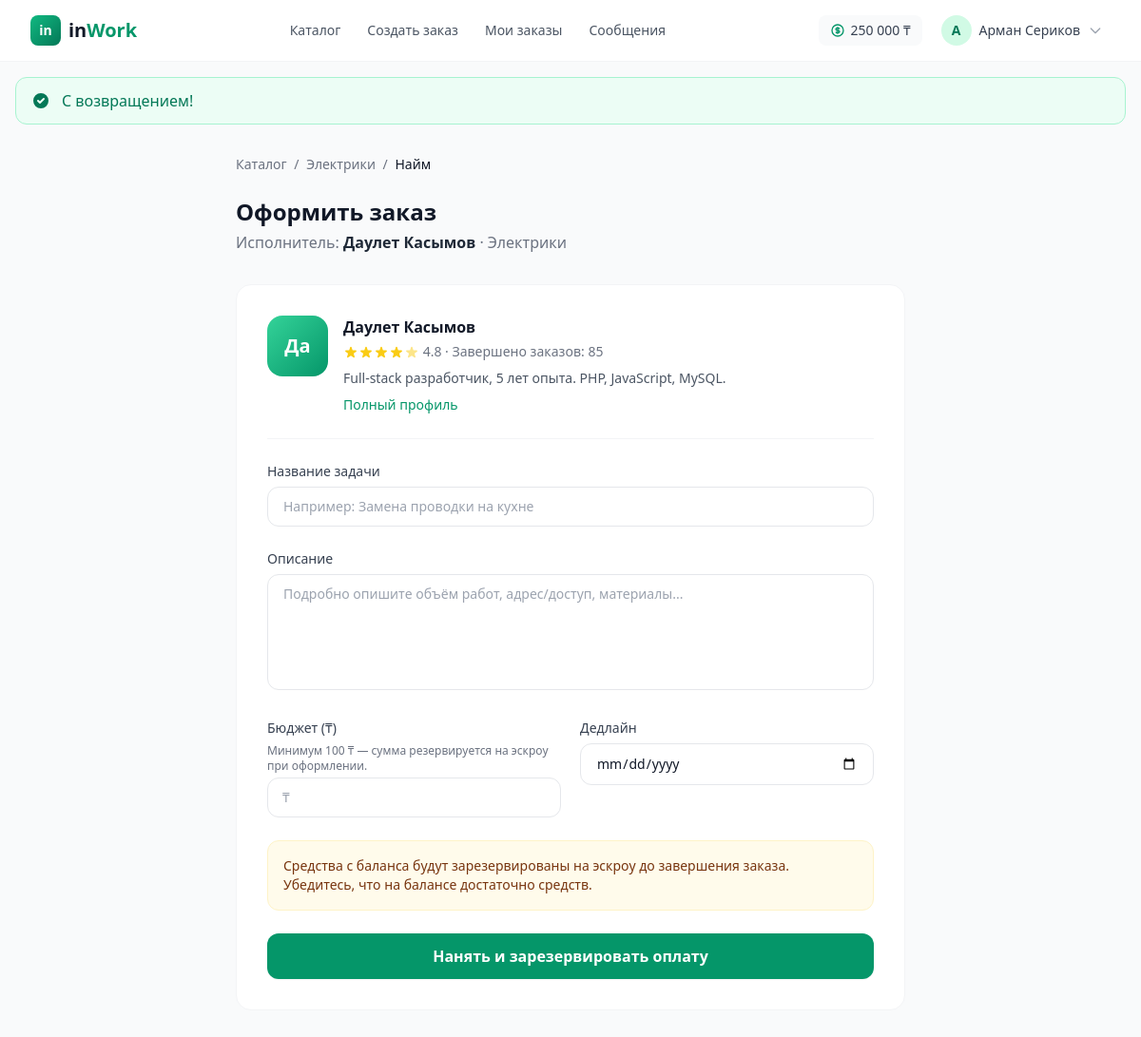
Screenshot of /in-work/public/catalog/electrician/hire/3 (signed in) with the database file from the repository.
### tables this page shows
CREATE TABLE users (
    id INT UNSIGNED AUTO_INCREMENT PRIMARY KEY,
    name VARCHAR(100) NOT NULL,
    email VARCHAR(191) NOT NULL UNIQUE,
    password VARCHAR(255) NOT NULL,
    role ENUM('client', 'freelancer', 'admin') NOT NULL DEFAULT 'freelancer',
    avatar VARCHAR(255) DEFAULT NULL,
    bio TEXT DEFAULT NULL,
    balance DECIMAL(12,2) NOT NULL DEFAULT 0.00,
    rating DECIMAL(3,2) NOT NULL DEFAULT 0.00,
    completed_orders INT UNSIGNED NOT NULL DEFAULT 0,
    created_at TIMESTAMP NOT NULL DEFAULT CURRENT_TIMESTAMP,
    updated_at TIMESTAMP NOT NULL DEFAULT CURRENT_TIMESTAMP ON UPDATE CURRENT_TIMESTAMP,
    INDEX idx_users_role (role),
    INDEX idx_users_rating (rating),
    INDEX idx_users_completed (completed_orders)
);

### app/controllers/CatalogController.php (called while the page is built, shortened)
<?php
class CatalogController extends Controller
{
    public function hire(string $category, string $freelancer): void
    {
        $fid = (int) $freelancer;
        $userModel = new User();
        $fl = $userModel->getProfile($fid);
        unset($fl['password']);
        $app = require ROOT_PATH . '/config/app.php';
        $label = $app['categories'][$category] ?? $category;
        $this->view('catalog.hire', [
            'title'            => 'Нанять: ' . $fl['name'],
            'category'         => $category,
            'category_label'   => $label,
            'freelancer'       => $fl,
            'freelancer_id'    => $fid,
        ]);
    }
}

### public/index.php (called while the page is built, shortened)
<?php
try {
    $appConfig = require ROOT_PATH . '/config/app.php';
    require ROOT_PATH . '/app/helpers/functions.php';
    $router = new Core\Router();
    $method = $_SERVER['REQUEST_METHOD'];
    $requestUri = $_SERVER['REQUEST_URI'] ?? '/';
    $path = parse_url($requestUri, PHP_URL_PATH);
    $path = '/' . trim($path, "/ \t\n\r");
    $basePath = $appConfig['base_path'] ?? '/in-work/public';
    $basePath = rtrim($basePath, '/');
    if ($basePath !== '' && (strpos($path, $basePath) === 0)) {
        $suffix = substr($path, strlen($basePath));
        $path = ($suffix === '' || $suffix === '/') ? '/' : ($suffix ?: '/');
    }
    if ($path !== '/') {
        $path = rtrim($path, '/') ?: '/';
    }
    $router->resolve($method, $path);
} catch (Throwable $e) {
    http_response_code(500);
    echo '<h1>Ошибка приложения</h1>';
    echo '<p><strong>' . htmlspecialchars($e->getMessage()) . '</strong></p>';
    echo '<p>Файл: ' . htmlspecialchars($e->getFile()) . ':' . $e->getLine() . '</p>';
    echo '<pre>' . htmlspecialchars($e->getTraceAsString()) . '</pre>';
}

### app/helpers/functions.php (called while the page is built, shortened)
<?php
function e(string $value): string
{
    return htmlspecialchars($value, ENT_QUOTES, 'UTF-8');
}
function url(string $path = ''): string
{
    return APP_URL . '/' . ltrim($path, '/');
}
function app_categories(): array
{
    $app = require ROOT_PATH . '/config/app.php';
    return $app['categories'] ?? [];
}
function category_mode(string $categorySlug): string
{
    $app = require ROOT_PATH . '/config/app.php';
    $modes = $app['category_modes'] ?? [];
    return ($modes[$categorySlug] ?? '') === 'catalog' ? 'catalog' : 'market';
}

### core/Database.php (called while the page is built, shortened)
<?php
class Database
{
    private PDO $pdo;
    private function __construct()
    {
        $config = require __DIR__ . '/../config/database.php';
        $dsn = sprintf(
            'mysql:host=%s;port=%s;dbname=%s;charset=%s',
            $config['host'],
            $config['port'],
            $config['database'],
            $config['charset']
        );
        try {
            $this->pdo = new PDO($dsn, $config['username'], $config['password'], [
                PDO::ATTR_ERRMODE            => PDO::ERRMODE_EXCEPTION,
                PDO::ATTR_DEFAULT_FETCH_MODE => PDO::FETCH_ASSOC,
                PDO::ATTR_EMULATE_PREPARES   => false,
            ]);
        } catch (PDOException $e) {
            throw new PDOException('Database connection failed: ' . $e->getMessage());
        }
    }
    public function query(string $sql, array $params = []): \PDOStatement
    {
        $stmt = $this->pdo->prepare($sql);
        $stmt->execute($params);
        return $stmt;
    }
    public function fetch(string $sql, array $params = []): ?array
    {
        $stmt = $this->query($sql, $params);
        $result = $stmt->fetch();
        return $result ?: null;
    }
}

### config/database.php (called while the page is built, shortened)
<?php
$config = [
    'host'     => 'localhost',
    'port'     => '3306',
    'database' => 'inwork',
    'username' => 'root',
    'password' => 'root',
    'charset'  => 'utf8mb4',
];
return $config;

### core/Model.php (called while the page is built, shortened)
<?php
abstract class Model
{
    protected Database $db;
    protected string $table;
    protected string $primaryKey = 'id';
    public function __construct()
    {
        $this->db = Database::getInstance();
    }
    public function find(int $id): ?array
    {
        return $this->db->fetch(
            "SELECT * FROM {$this->table} WHERE {$this->primaryKey} = ?",
            [$id]
        );
    }
}

### app/models/User.php (called while the page is built, shortened)
<?php
class User extends Model
{
    public function getProfile(int $userId): ?array
    {
        $user = $this->find($userId);
        $user['rank'] = get_rank((int) $user['completed_orders']);
        if (($user['role'] ?? '') === 'freelancer') {
            $user['specializations'] = (new FreelancerCategory())->getSlugsForUser($userId);
        } else {
            $user['specializations'] = [];
        }
        return $user;
    }
}

### views/catalog/hire.php (the view, shortened to what this page needs)
<?php
$oldInput = $_SESSION['old_input'] ?? [];
$minDate = date('Y-m-d', strtotime('+1 day'));
?>
<div class="max-w-3xl mx-auto px-4 sm:px-6 lg:px-8 py-8">
    <nav class="text-sm text-gray-500 mb-6">
        <a href="<?= url('catalog') ?>" class="hover:text-brand-600">Каталог</a>
        <span class="mx-1">/</span>
        <a href="<?= url('catalog/' . $category) ?>" class="hover:text-brand-600"><?= e($category_label) ?></a>
        <span class="mx-1">/</span>
        <span class="text-gray-900">Найм</span>
    </nav>
    <div class="mb-8">
        <h1 class="text-2xl font-bold text-gray-900">Оформить заказ</h1>
        <p class="text-gray-500 mt-1">Исполнитель: <strong class="text-gray-800"><?= e($freelancer['name'] ?? '') ?></strong> · <?= e($category_label) ?></p>
    </div>
    <div class="bg-white rounded-2xl border border-gray-100 p-6 sm:p-8 mb-6">
        <div class="flex items-start gap-4 pb-6 mb-6 border-b border-gray-100">
            <div class="w-16 h-16 rounded-2xl bg-gradient-to-br from-brand-400 to-brand-600 flex items-center justify-center text-white text-xl font-bold">
                <?= strtoupper(mb_substr($freelancer['name'] ?? '?', 0, 2)) ?>
            </div>
            <div>
                <p class="font-semibold text-gray-900"><?= e($freelancer['name'] ?? '') ?></p>
                <p class="text-sm text-gray-500 mt-1">
                    <?= number_format((float) ($freelancer['rating'] ?? 0), 1) ?>
                    · Завершено заказов: <?= (int) ($freelancer['completed_orders'] ?? 0) ?>
                </p>
                <?php if (!empty($freelancer['bio'])): ?>
                    <p class="text-sm text-gray-600 mt-2"><?= e($freelancer['bio']) ?></p>
                <?php endif; ?>
                <a href="<?= url('profile/' . (int) $freelancer_id) ?>" class="text-sm text-brand-600 font-medium mt-2 inline-block hover:underline">Полный профиль</a>
            </div>
        </div>
        <form method="POST" action="<?= url('catalog/hire') ?>" class="space-y-6">
            <div>
                <label class="block text-sm font-medium text-gray-700 mb-1.5">Название задачи</label>
                <input type="text" name="title" required minlength="5"
                       value="<?= e($oldInput['title'] ?? '') ?>"
                       class="w-full px-4 py-2.5 border border-gray-200 rounded-xl text-sm focus:ring-2 focus:ring-brand-500 focus:border-brand-500 outline-none"
                       placeholder="Например: Замена проводки на кухне">
            </div>
            <div>
                <label class="block text-sm font-medium text-gray-700 mb-1.5">Описание</label>
                <textarea name="description" rows="5" required minlength="20"
                          class="w-full px-4 py-2.5 border border-gray-200 rounded-xl text-sm focus:ring-2 focus:ring-brand-500 focus:border-brand-500 outline-none resize-none"
                          placeholder="Подробно опишите объём работ, адрес/доступ, материалы..."><?= e($oldInput['description'] ?? '') ?></textarea>
            </div>
            <div class="grid sm:grid-cols-2 gap-5">
                <div>
                    <label class="block text-sm font-medium text-gray-700 mb-1.5">Бюджет (₸)</label>
                    <p class="text-xs text-gray-500 mb-1">Минимум 100 ₸ — сумма резервируется на эскроу при оформлении.</p>
                    <div class="relative">
                        <span class="absolute left-4 top-1/2 -translate-y-1/2 text-gray-400 text-sm">₸</span>
                        <input type="number" name="budget" step="100" min="100" required
                               value="<?= e($oldInput['budget'] ?? '') ?>"
                               class="w-full pl-8 pr-4 py-2.5 border border-gray-200 rounded-xl text-sm focus:ring-2 focus:ring-brand-500 focus:border-brand-500 outline-none">
                    </div>
                </div>
                <div>
                    <label class="block text-sm font-medium text-gray-700 mb-1.5">Дедлайн</label>
                    <input type="date" name="deadline" required min="<?= e($minDate) ?>"
                           value="<?= e($oldInput['deadline'] ?? '') ?>"
                           class="w-full px-4 py-2.5 border border-gray-200 rounded-xl text-sm focus:ring-2 focus:ring-brand-500 focus:border-brand-500 outline-none">
                </div>
            </div>
            <div class="bg-amber-50 border border-amber-100 rounded-xl p-4">
                <p class="text-sm text-amber-900">Средства с баланса будут зарезервированы на эскроу до завершения заказа. Убедитесь, что на балансе достаточно средств.</p>
            </div>
            <button type="submit" class="w-full py-3 bg-brand-600 text-white font-semibold rounded-xl hover:bg-brand-700 transition shadow-sm">
                Нанять и зарезервировать оплату
            </button>
        </form>
    </div>
</div>

### core/Router.php (shortened to what this page needs)
<?php
class Router
{
    private array $routes = [];
    private array $middlewares = [];
    public function group(array $middleware, callable $callback): void
    {
        $previousMiddlewares = $this->middlewares;
        $this->middlewares = array_merge($this->middlewares, $middleware);
        $this->middlewares = $previousMiddlewares;
    }
    private function addRoute(string $method, string $path, array $action, array $middleware = []): self
    {
        $pattern = $this->convertToRegex($path);
        $this->routes[] = [
            'method'     => $method,
            'path'       => $path,
            'pattern'    => $pattern,
            'controller' => $action[0],
            'action'     => $action[1],
            'middleware'  => array_merge($this->middlewares, $middleware),
        ];
        return $this;
    }
    private function convertToRegex(string $path): string
    {
        $pattern = preg_replace('/\{([a-zA-Z_]+)\}/', '(?P<$1>[^/]+)', $path);
        return '#^' . $pattern . '$#';
    }
    public function resolve(string $method, string $uri): void
    {
        $uri = parse_url($uri, PHP_URL_PATH);
        $uri = rtrim($uri, '/') ?: '/';
        foreach ($this->routes as $route) {
            if ($route['method'] !== $method) {
                continue;
            }
            if (preg_match($route['pattern'], $uri, $matches)) {
                $params = array_filter($matches, 'is_string', ARRAY_FILTER_USE_KEY);
                $controller = new $route['controller']();
                $actionMethod = $route['action'];
                call_user_func_array([$controller, $actionMethod], array_values($params));
                return;
            }
        }
    }
}

### assets/css/app.css (style rules this page uses)
* { scroll-behavior: smooth; }

### rows the page displays
users: name "Даулет Касымов", name "Да", rating "4.8", completed_orders "85", bio "Full-stack разработчик, 5 лет опыта. PHP, JavaScript, MySQL."
